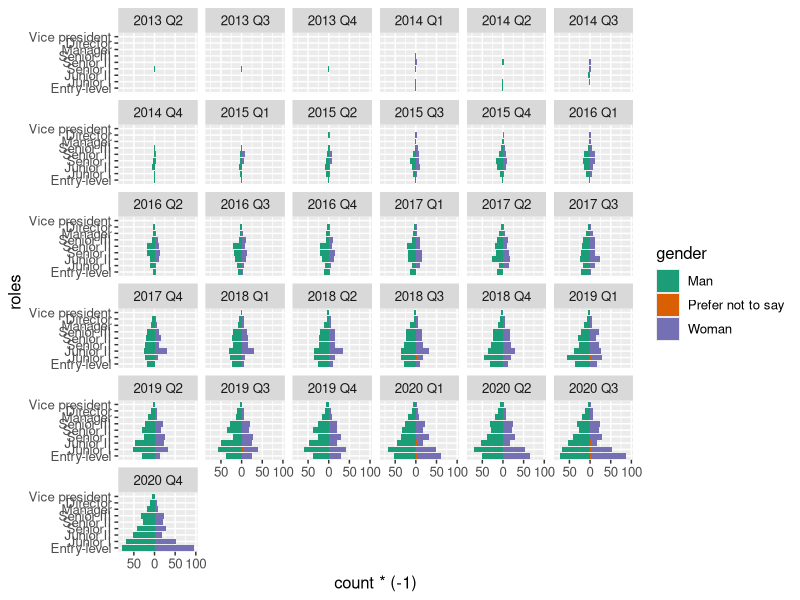
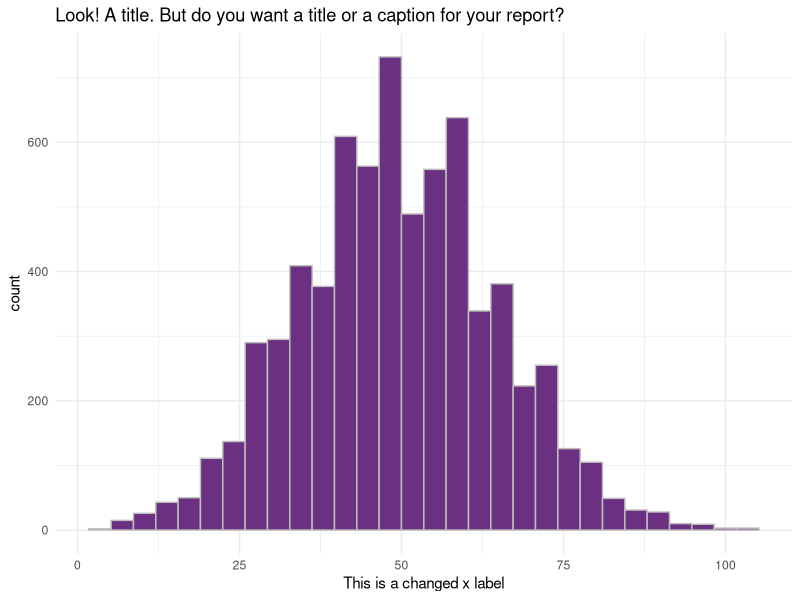

Source code (R) for these figures, in order:
## ---- chunk 1
library(tidyverse)
# this should supress all code and messages
knitr::opts_chunk$set(include=FALSE)
## ---- chunk 2
# This chunk provides an example of some things you can do with RMarkdown to make your report creation process easier
#checking github
# read in the data

black_saber_current_employees <- read_csv("data/black-saber-current-employees.csv")

##3 PHASES 
phase1 <- 
  read.csv("data/phase1-new-grad-applicants-2020.csv")
phase2 <- 
  read.csv("data/phase2-new-grad-applicants-2020.csv")
phase3 <- 
  read.csv("data/phase3-new-grad-applicants-2020.csv")

# create a visualisation
my_plot <- black_saber_current_employees %>% 
  ggplot(aes(x = productivity)) +
  geom_histogram(colour = "grey", fill = "#6C3082") +
  theme_minimal() +
  labs(title = "Look! A title. But do you want a title or a caption for your report?", x = "This is a changed x label")

# save your plot in your images folder, you can specify the height and width, too
# saving this means you can add the image to your exectuve summary without having to run or rerun the code, if you wish
ggsave("images/example.png", width = 7, height = 4)

# norice how the image is included with the ![](file/path.png) below
## ---- chunk 3
#tidy data? 


## ---- chunk 4
roles = c("Entry-level", "Junior I", "Junior II", "Senior I", "Senior II", "Senior III", "Manager", "Director", "Vice president")
promotions <- black_saber_current_employees %>% mutate("role_seniority" = factor(role_seniority, levels = roles)) %>% mutate("order" = as.numeric(role_seniority)/100)

ggplot(data = promotions, aes(x = factor(order), fill = gender)) + 
  geom_bar(data = dplyr::filter(promotions, gender=="Woman")) + geom_bar(data = dplyr::filter(promotions, gender=="Prefer not to say")) +
  geom_bar(data = dplyr::filter(promotions, gender=="Man"),aes(y=..count..*(-1))) + 
  scale_x_discrete(labels = roles) +
  xlab("roles") +
  coord_flip() +
  theme(text = element_text(size=12)) +
  scale_y_continuous(breaks=seq(-100,100,50),labels=abs(seq(-100,100,50))) + 
  scale_fill_brewer(palette="Dark2") +
  facet_wrap(~financial_q)
## ---- chunk 5
#Make different models and compare the difference when adding things like random effects on role seniority 
#also if there is bias, then holding factors like productivity and leadership constant between both genders to our model should produce different results? because holding them constant would mean that for that role, any gender would be suited for the job because they have the same skill set, so gender shouldnt matter 
#could may do a log reg? like calculate the likelihood of men getting promoted vs women? 

## ---- chunk 6
library(tidyverse)
library(lme4)
